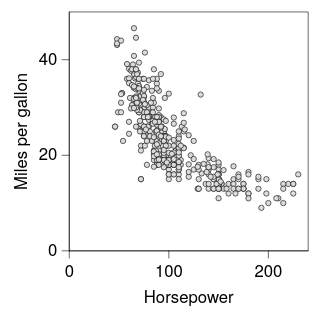

Vega-Lite specification stored for this chart:
### Vega-Lite specification from a JSON file in a GitHub repository (floating-point values rounded to 4 significant figures; data arrays with more than 128 entries replaced by an {"elided": "..."} marker saying what was removed)
{"background": null, "config": {"arc": {"fill": "#DBDBDB", "fillOpacity": 1.0, "innerRadius": 25.0, "padAngle": 0.03, "stroke": "black", "strokeOpacity": 1, "strokeWidth": 0.25}, "area": {"fill": "#DBDBDB", "fillOpacity": 1.0, "stroke": "black", "strokeOpacity": 1, "strokeWidth": 0.25}, "axis": {"domain": true, "domainCap": "round", "domainColor": "black", "domainWidth": 0.25, "grid": false, "gridCap": "round", "gridColor": "#F1F1F1", "gridDash": [0, 0], "gridOpacity": 1.0, "gridWidth": 0.25, "labelColor": "black", "labelFont": "HelveticaNeue", "labelFontSize": 7, "labelFontStyle": "normal", "labelFontWeight": 400, "offset": 0, "ticks": true, "tickCap": "round", "tickColor": "black", "tickRound": false, "tickSize": 3, "tickWidth": 0.25, "titleColor": "black", "titleFont": "HelveticaNeue", "titleFontSize": 7, "titleFontStyle": "normal", "titleFontWeight": 400}, "axisX": {"domain": true, "labelAlign": "center", "labelAngle": 0, "labels": true, "ticks": true, "translate": 0}, "axisY": {"domain": true, "labelAlign": "right", "labelAngle": 0, "labels": true, "ticks": true, "translate": 0}, "axisRight": {"domain": true, "labelAlign": "left", "labelAngle": 0, "labels": true, "ticks": true, "translate": 0}, "axisTop": {"domain": true, "labelAlign": "center", "labelAngle": 0, "labels": true, "ticks": true, "translate": 0}, "axisBand": {"tickOffset": 0}, "bar": {"fill": "#DBDBDB", "fillOpacity": 1.0, "stroke": "black", "strokeOpacity": 1, "strokeWidth": 0.25}, "boxplot": {"size": 9.0, "ticks": {"cornerRadius": 0.25, "fill": "black", "size": 4.5, "thickness": 0.25}, "box": {"fillOpacity": 1.0, "stroke": "black", "strokeOpacity": 1, "strokeWidth": 0.25}, "median": {"fill": "black", "fillOpacity": 1.0, "size": 9.0, "thickness": 0.25}, "rule": {"fill": "black", "fillOpacity": 1.0, "size": 10.0, "stroke": "black", "strokeDash": [0, 0], "strokeOpacity": 1, "strokeWidth": 0.25}, "outliers": {"color": "black", "fill": "black", "fillOpacity": 1.0, "size": 0, "stroke": "black", "strokeOpacity": 1, "strokeWidth": 0.25}}, "circle": {"fill": "black", "fillOpacity": 1.0, "size": 0.5, "stroke": null, "strokeOpacity": 1, "strokeWidth": 0.25}, "errorband": {"band": {"fillOpacity": 0.6, "stroke": null, "strokeWidth": 0.25, "strokeOpacity": 1}, "borders": {"opacity": 0, "strokeOpacity": 0.25, "strokeWidth": 1}}, "errorbar": {"opacity": 1, "rule": {"strokeDash": [0, 0], "strokeWidth": 0.25}, "ticks": {"color": "black", "cornerRadius": 0.125, "opacity": 1, "size": 6.0, "thickness": 0.25}, "thickness": 0.25}, "font": "HelveticaNeue", "geoshape": {"fill": "#DBDBDB", "fillOpacity": 1.0, "stroke": "black", "strokeOpacity": 1, "strokeWidth": 0.25}, "header": {"labelColor": "black", "labelFont": "HelveticaNeue", "labelFontSize": 7, "labelFontStyle": "normal", "labelFontWeight": 400, "titleColor": "black", "titleFont": "HelveticaNeue", "titleFontSize": 7, "titleFontStyle": "normal", "titleFontWeight": 400, "titlePadding": 0}, "legend": {"disable": false, "offset": 4.5, "gradientLength": 50.0, "gradientThickness": 5.0, "gradientOpacity": 1.0, "gradientStrokeColor": "black", "gradientStrokeWidth": 0.25, "labelColor": "black", "labelFont": "HelveticaNeue", "labelFontSize": 7, "labelFontStyle": "normal", "labelFontWeight": 400, "strokeColor": "black", "strokeWidth": 0, "symbolSize": 42, "symbolStrokeColor": "black", "symbolStrokeWidth": 0.25, "titleColor": "black", "titleFont": "HelveticaNeue", "titleFontSize": 7, "titleFontStyle": "normal", "titleFontWeight": 400}, "line": {"color": "black", "stroke": "black", "strokeCap": "round", "strokeDash": [0, 0], "strokeOpacity": 1, "strokeWidth": 0.375}, "point": {"filled": true, "fill": "#DBDBDB", "fillOpacity": 1.0, "size": 5.0, "stroke": "black", "strokeOpacity": 1, "strokeWidth": 0.25}, "range": {"category": ["#C6D9F1", "#F1C9CB", "#FEF0B9", "#CEE37A", "#7AA8E0", "#E589A3", "#FDDD5D", "#68B961", "#4177B1", "#C35082", "#E5C227", "#438156"], "diverging": {"scheme": ["#C35082", "#CE6D94", "#D989A7", "#E2A4BA", "#EABFCE", "#F1DBE2", "#F6F6F6", "#D7E0EB", "#B9CBE0", "#9BB6D5", "#7DA1C9", "#5F8CBD", "#4177B1"]}, "heatmap": {"scheme": ["#DFE9F7", "#C6D9F1", "#ADC8EC", "#94B8E6", "#7AA8E0", "#6097DA", "#4D87CA", "#4177B1", "#386898", "#2F597F", "#264A69", "#1D3A58"]}, "ordinal": {"scheme": ["#F1F1F1", "#DBDBDB", "#C6C6C6", "#B2B2B2", "#9D9D9D", "#898989", "#767676", "#636363", "#515151", "#404040", "#2F2F2F", "#1F1F1F"]}, "ramp": {"scheme": ["#DFE9F7", "#C6D9F1", "#ADC8EC", "#94B8E6", "#7AA8E0", "#6097DA", "#4D87CA", "#4177B1", "#386898", "#2F597F", "#264A69", "#1D3A58"]}}, "rule": {"color": "black", "stroke": "black", "strokeCap": "round", "strokeDash": [2, 2], "strokeOpacity": 1, "strokeWidth": 0.25}, "scale": {"bandPaddingInner": 0.1, "bandPaddingOuter": 0.1, "round": false}, "rect": {"fill": "#DBDBDB", "fillOpacity": 1.0, "stroke": "black", "strokeOpacity": 1, "strokeWidth": 0.25}, "square": {"fill": "#DBDBDB", "fillOpacity": 1.0, "size": 10.0, "stroke": "black", "strokeOpacity": 1, "strokeWidth": 0.25}, "text": {"color": "black", "font": "HelveticaNeue", "fontSize": 7, "fontStyle": "normal", "fontWeight": 400}, "title": {"anchor": "middle", "frame": "group", "color": "black", "font": "HelveticaNeue", "fontSize": 7, "fontStyle": "normal", "fontWeight": 400, "subtitleColor": "black", "subtitleFont": "HelveticaNeue", "subtitleFontSize": "HelveticaNeue", "subtitleFontStyle": "normal", "subtitleFontWeight": 400}, "view": {"continuousWidth": 100, "continuousHeight": 100, "discreteWidth": 100, "discreteHeight": 100, "fill": null, "stroke": "black", "strokeWidth": 0.25}}, "data": {"name": "data-7285c4e2e195e5a75737a34913199f5f"}, "mark": {"type": "point"}, "encoding": {"x": {"field": "Horsepower", "type": "quantitative"}, "y": {"field": "Miles_per_Gallon", "title": "Miles per gallon", "type": "quantitative"}}, "$schema": "https://vega.github.io/schema/vega-lite/v6.4.1.json", "datasets": {"data-7285c4e2e195e5a75737a34913199f5f": {"elided": "392 records"}}}
